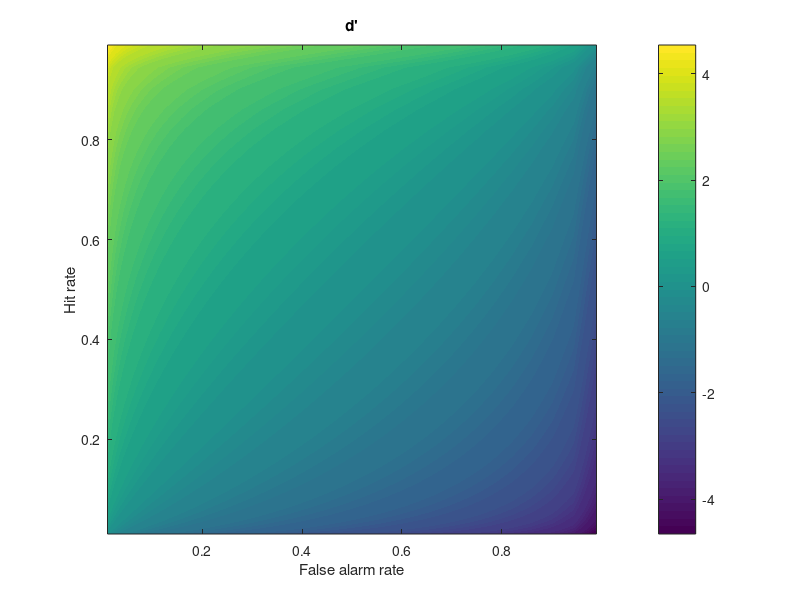

Write MATLAB code to recreate this figure.
%%
%   COURSE: Master statistics and machine learning: intuition, math, code										
%      URL: udemy.com/course/statsml_x/?couponCode=202112 
% 
%  SECTION: Signal detection theory
%    VIDEO: d-prime
% 
%  TEACHER: Mike X Cohen, sincxpress.com
%

%%

% a clear MATLAB workspace is a clear mental workspace
close all; clear; clc

%% example from the slides

% step 1
hitP = 22/30;
faP  =  3/30;

% step 2
hitZ = norminv(hitP);
faZ  = norminv(faP);

% step 3
dPrime = hitZ-faZ

%% failure scenarios and their resolutions

hitZ = norminv(17/30);
faZ  = norminv(10/30);
dPrime = hitZ-faZ

%% 2D d' space

% response probabilities
x  = .01:.01:.99;
x = logspace(log10(.01),log10(.99),99);

% generate the space using MATLAB's new expansion capability
dp = norminv(x)' - norminv(x);
% if the previous line doesn't work:
% dp = bsxfun(@minus,norminv(x)',norminv(x));

% show the 2D d' space
figure(1), clf
contourf(x,x,dp,80,'linecolor','none')
xlabel('False alarm rate')
ylabel('Hit rate')
axis square
title('d''')
colorbar

%% done.
